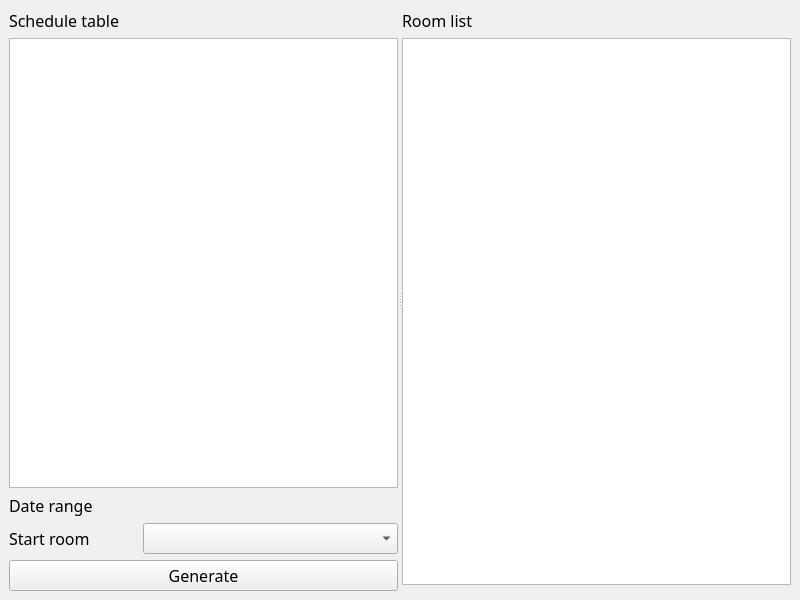
<?xml version="1.0" encoding="UTF-8"?>
<ui version="4.0">
 <class>MainWindow</class>
 <widget class="QMainWindow" name="MainWindow">
  <property name="geometry">
   <rect>
    <x>0</x>
    <y>0</y>
    <width>800</width>
    <height>600</height>
   </rect>
  </property>
  <property name="font">
   <font>
    <pointsize>12</pointsize>
   </font>
  </property>
  <property name="windowTitle">
   <string>Schedule</string>
  </property>
  <widget class="QWidget" name="centralwidget">
   <property name="font">
    <font>
     <family>Segoe UI Variable</family>
    </font>
   </property>
   <layout class="QGridLayout" name="gridLayout">
    <property name="leftMargin">
     <number>9</number>
    </property>
    <property name="topMargin">
     <number>9</number>
    </property>
    <property name="rightMargin">
     <number>9</number>
    </property>
    <property name="bottomMargin">
     <number>9</number>
    </property>
    <property name="spacing">
     <number>6</number>
    </property>
    <item row="0" column="0">
     <widget class="QSplitter" name="splitter">
      <property name="font">
       <font>
        <family>Segoe UI Variable</family>
        <pointsize>12</pointsize>
       </font>
      </property>
      <property name="orientation">
       <enum>Qt::Horizontal</enum>
      </property>
      <property name="childrenCollapsible">
       <bool>false</bool>
      </property>
      <widget class="QWidget" name="gridLayoutWidget">
       <property name="font">
        <font>
         <family>Segoe UI Variable</family>
         <pointsize>12</pointsize>
        </font>
       </property>
       <layout class="QGridLayout" name="scheduleTableLayout">
        <property name="spacing">
         <number>6</number>
        </property>
        <item row="1" column="0">
         <widget class="QTableView" name="scheduleTableView">
          <property name="font">
           <font>
            <family>Segoe UI Variable</family>
            <pointsize>12</pointsize>
           </font>
          </property>
         </widget>
        </item>
        <item row="0" column="0">
         <widget class="QLabel" name="scheduleTableLabel">
          <property name="font">
           <font>
            <family>Segoe UI Variable</family>
            <pointsize>12</pointsize>
           </font>
          </property>
          <property name="text">
           <string>Schedule table</string>
          </property>
         </widget>
        </item>
        <item row="2" column="0">
         <layout class="QGridLayout" name="scheduleOptionsLayout">
          <item row="0" column="1" colspan="2">
           <widget class="DateRange" name="startEndDateRange" native="true"/>
          </item>
          <item row="1" column="1" colspan="2">
           <widget class="QComboBox" name="roomComboBox"/>
          </item>
          <item row="1" column="0">
           <widget class="QLabel" name="startRoomLabel">
            <property name="text">
             <string>Start room</string>
            </property>
           </widget>
          </item>
          <item row="2" column="0" colspan="3">
           <widget class="QPushButton" name="generateScheduleButton">
            <property name="text">
             <string>Generate</string>
            </property>
           </widget>
          </item>
          <item row="0" column="0">
           <widget class="QLabel" name="startEndDateLabel">
            <property name="text">
             <string>Date range</string>
            </property>
           </widget>
          </item>
         </layout>
        </item>
       </layout>
      </widget>
      <widget class="QWidget" name="gridLayoutWidget_2">
       <property name="font">
        <font>
         <family>Segoe UI Variable</family>
         <pointsize>12</pointsize>
        </font>
       </property>
       <layout class="QGridLayout" name="roomListLayout">
        <property name="spacing">
         <number>6</number>
        </property>
        <item row="0" column="0">
         <widget class="QLabel" name="roomListLabel">
          <property name="font">
           <font>
            <family>Segoe UI Variable</family>
            <pointsize>12</pointsize>
           </font>
          </property>
          <property name="text">
           <string>Room list</string>
          </property>
         </widget>
        </item>
        <item row="2" column="0">
         <widget class="RoomCard" name="roomCard" native="true"/>
        </item>
        <item row="1" column="0">
         <widget class="QListView" name="roomListView">
          <property name="font">
           <font>
            <family>Segoe UI Variable</family>
            <pointsize>12</pointsize>
           </font>
          </property>
         </widget>
        </item>
       </layout>
      </widget>
     </widget>
    </item>
   </layout>
  </widget>
  <widget class="QMenuBar" name="menubar">
   <property name="geometry">
    <rect>
     <x>0</x>
     <y>0</y>
     <width>800</width>
     <height>21</height>
    </rect>
   </property>
  </widget>
 </widget>
 <customwidgets>
  <customwidget>
   <class>RoomCard</class>
   <extends>QWidget</extends>
   <header>views/RoomCard/RoomCard.h</header>
   <container>1</container>
  </customwidget>
  <customwidget>
   <class>DateRange</class>
   <extends>QWidget</extends>
   <header>views/DateRange/DateRange.h</header>
   <container>1</container>
  </customwidget>
 </customwidgets>
 <resources/>
 <connections/>
</ui>
